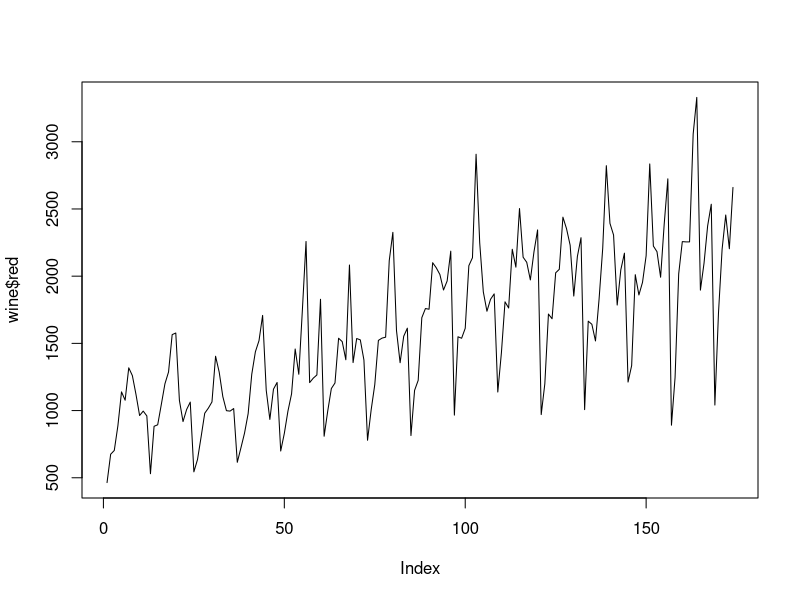
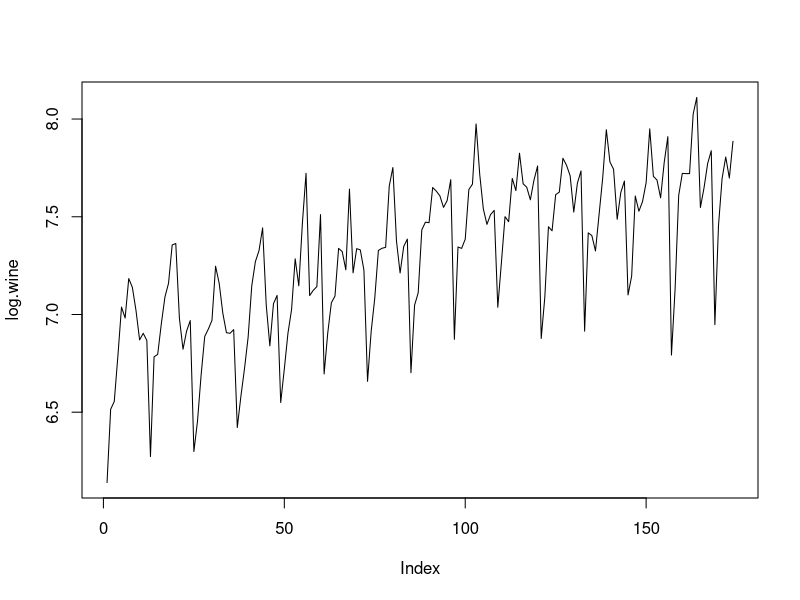
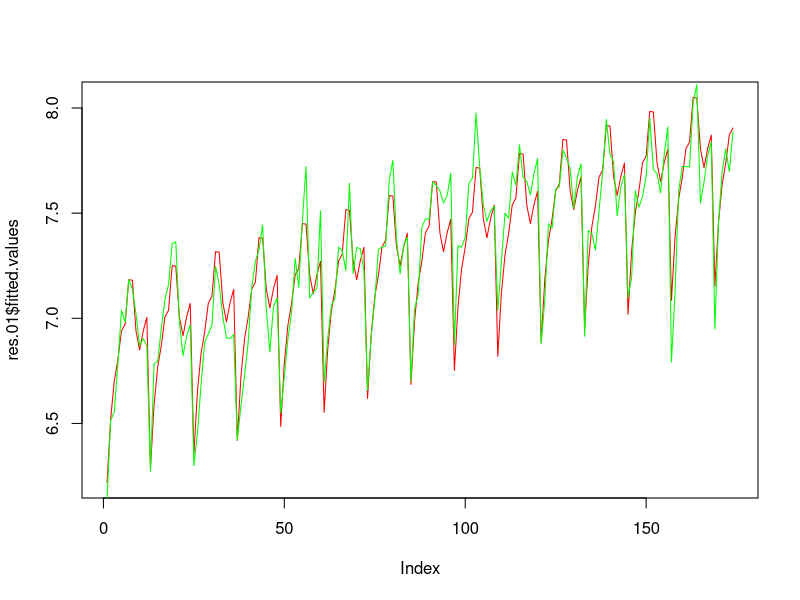
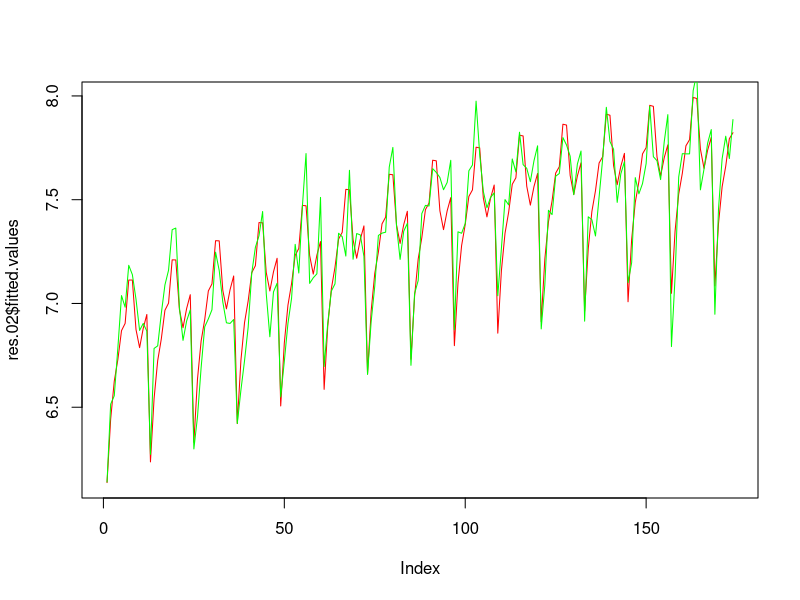
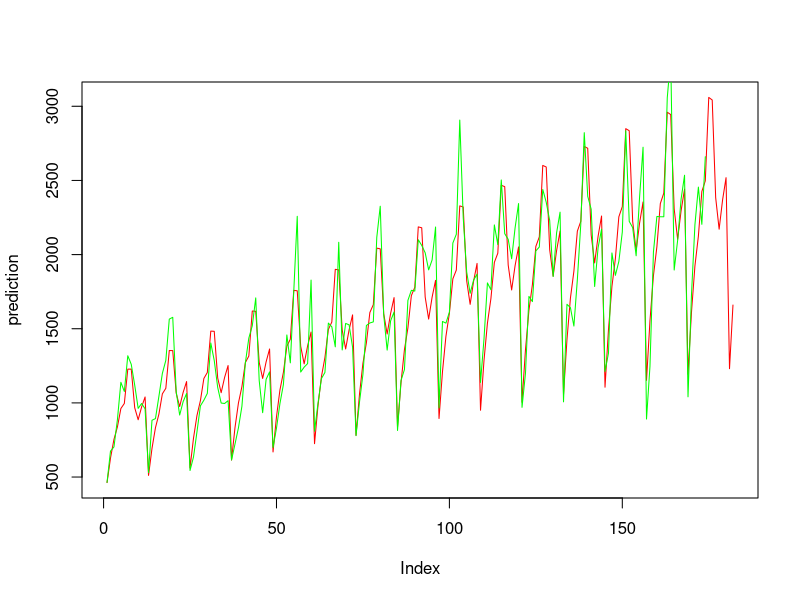

Recreate these plots in R, in order.
####  Продажи красных вин в Австралии
####  Построить прогноз на 8 месяцев вперед


#  Шаг 0. Прочитаем данные
#  Внимание: разделитель полей Tab!

setwd("week_08/data/")
wine <- read.table("wine_Austral.dat", header=T, sep="\t")

#  Шаг 1. Предварительный анализ

#  Построим график ряда
plot(wine$red, type="l")

#  Из графика видно, что
#  Тренд есть, тренд линейный.
#  Сезонность есть, мультипликативная.
#  Выводы.
#  * Чтобы получить аддитивную сезонность, 
#    можно попробовать рассмотреть логарифм ряда

#  Шаг 2. Преобразование временного ряда

log.wine <- log(wine$red)

#  Посмотрим результат на графике

plot(log.wine, type="l")

#  Тренд есть, тренд примерно линейный.
#  Сезонность есть, аддитивная.
#  Выводы.
#  * Преобразование привело к желаемому результату.
#  * Можно строить регрессионную модель с линейным трендом

#  Шаг 3. Создание дополнительных переменных

#  Создаем независимые переменные
#  Делаем это с запасом на те месяцы, 
#  для которых будет строиться прогноз

len <- nrow(wine)+8 # Нужно 175+8 строк

#  Время

time <- 1:len

#  Сезонные индикаторы

month <- as.factor(rep_len(1:12, len))

class(month)

#  Чтобы уравнять длины всех векторов 
#  добавим к исходным данным пропущенные значения

log.wine[175:len] <- NA

#  Для удобства работы склеиваем из векторов таблицу

wine.02 <- data.frame(log.wine, time,  month)

#  Шаг 4. Регрессионный анализ

#  Линейная регрессия.
#  за базу автоматически берется январь

res.01 <- lm(log.wine ~ . , wine.02)

#  Просмотр результатов

summary(res.01)

#  Шаг 5. Подгонка для логарифма ряда

#  График. Сравним подгонку и ряд из логарифмов
#  Нарисуем линии разным цветом

plot(res.01$fitted.values,  type="l", col="red")
lines(wine.02$log.wine, col="green")

# Сначала реальный ряд выше подгонки, а затем начинает 
# снижаться. Похоже на то, что тренд параболический.


## Попытка с параболическим трендом
# ----------------------------------

#  Шаг 3. Создание дополнительных переменных

#  Время

time <- 1:len
time2 <- time*time

#  Сезонные индикаторы

month <- as.factor(rep_len(1:12, len))

#  Чтобы уравнять длины всех векторов 
#  добавим к исходным данным пропущенные значения

log.wine[175:len] <- NA

#  Для удобства работы склеиваем из векторов таблицу

wine.03 <- data.frame(log.wine, time, time2, month)

#  Шаг 4. Регрессионный анализ

#  Линейная регрессия.
#  за базу автоматически берется январь

res.02 <- lm(log.wine ~ . , wine.03)

#  Просмотр результатов

summary(res.02)

#  Шаг 5. Подгонка для логарифма ряда

#  График. Сравним подгонку и ряд из логарифмов

plot(res.02$fitted.values,  type="l", col="red")
lines(wine.02$log.wine, col="green")

#  Вывод. Подгонка удовлетворительная. 
#  Можно надеяться на хороший прогноз.


## Возвращаемся к составлению прогноза
# -------------------------------------

#  Шаг 6. Прогнозирование логарифма ряда

# Делаем прогноз при помощи модели res.02

прогноз.lg = predict.lm(res.02, wine.03)

# Потенцируем результат

prediction  <- exp(прогноз.lg)

# Выводим результат и прогноз

plot(prediction, type="l", col="red")
lines(wine$red, col="green")
